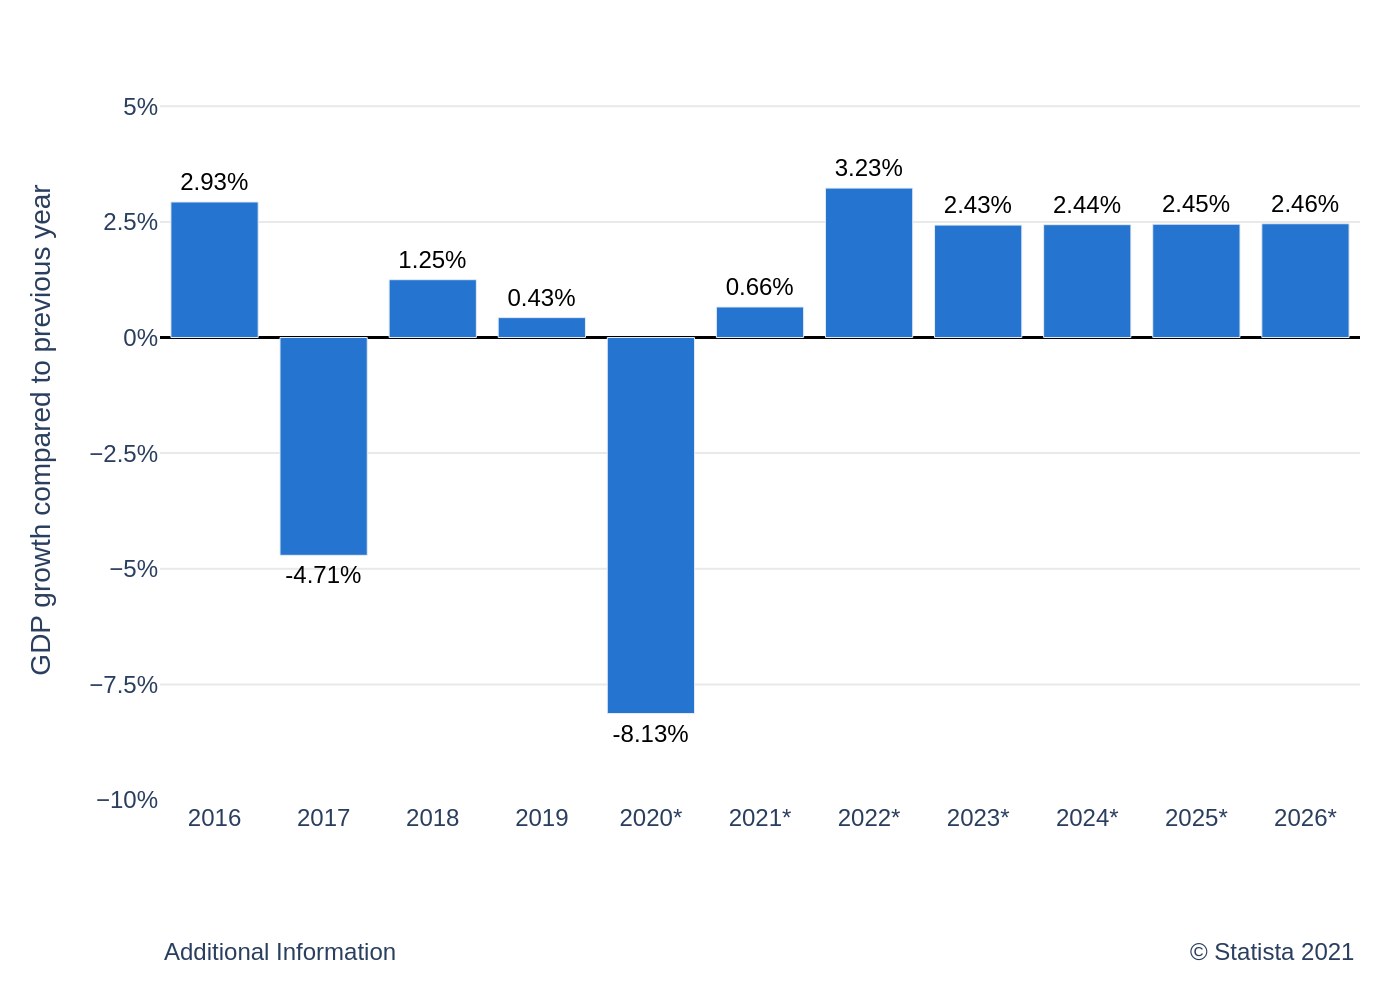

This chart was generated by the following Python code:
import sys
import json
import plotly.graph_objects as go
from pathlib import Path

# Check for command-line argument
if len(sys.argv) != 2:
    print(f"Usage: python {sys.argv[0]} <json_file_path>")
    sys.exit(1)

json_path = sys.argv[1]

# Read data from the specified JSON file
try:
    with open(json_path, 'r', encoding='utf-8') as f:
        chart_info = json.load(f)
except FileNotFoundError:
    print(f"Error: JSON file not found at {json_path}")
    sys.exit(1)
except json.JSONDecodeError:
    print(f"Error: Could not decode JSON from {json_path}")
    sys.exit(1)

# Extract data and text from the JSON structure
chart_data = chart_info.get('chart_data', [])
texts = chart_info.get('texts', {})
colors = chart_info.get('colors', [])

# Prepare data for Plotly
categories = [d['category'] for d in chart_data]
values = [d['value'] for d in chart_data]
bar_texts = [f"{v:.2f}%" for v in values]

# Create the figure
fig = go.Figure()

# Add the bar trace
fig.add_trace(go.Bar(
    x=categories,
    y=values,
    text=bar_texts,
    textposition='outside',
    marker_color=colors[0] if colors else None,
    cliponaxis=False
))

# Configure the layout
fig.update_layout(
    font_family="Arial",
    plot_bgcolor='white',
    showlegend=False,
    margin=dict(t=30, b=100, l=80, r=20),
    yaxis=dict(
        title=texts.get('y_axis_title'),
        range=[-10, 6],
        dtick=2.5,
        ticksuffix='%',
        gridcolor='#e9e9e9',
        zeroline=True,
        zerolinecolor='black',
        zerolinewidth=1.5
    ),
    xaxis=dict(
        title=texts.get('x_axis_title'),
        showgrid=False,
        tickfont=dict(size=12)
    ),
    annotations=[
        dict(
            text=texts.get('note'),
            align='left',
            showarrow=False,
            xref='paper',
            yref='paper',
            x=0,
            y=-0.18,
            xanchor='left',
            yanchor='top'
        ),
        dict(
            text=texts.get('source'),
            align='right',
            showarrow=False,
            xref='paper',
            yref='paper',
            x=1,
            y=-0.18,
            xanchor='right',
            yanchor='top'
        )
    ]
)

fig.update_traces(
    textfont_size=12,
    textfont_color='black'
)


# Determine output filename and save the image
output_filename = Path(json_path).stem + '.png'
fig.write_image(output_filename, scale=2)

print(f"Chart saved to {output_filename}")
